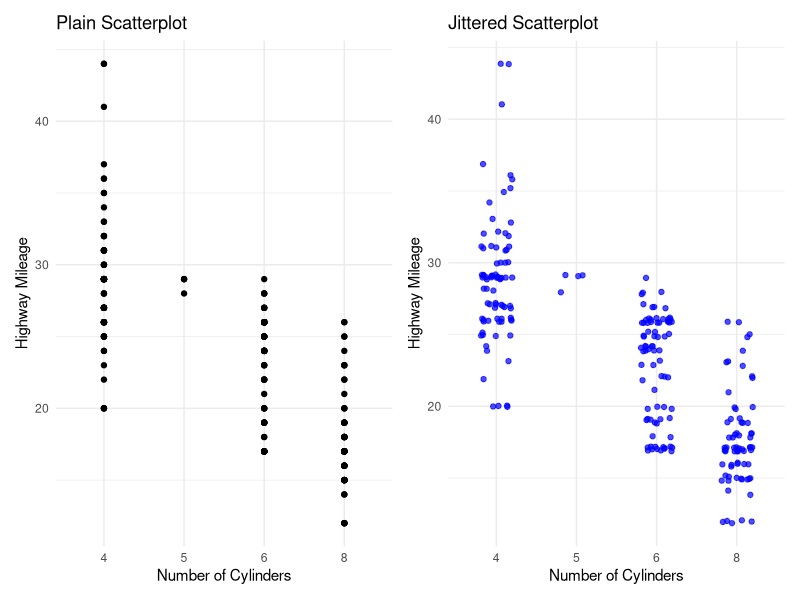

Write the R code that produced this figure.
library(ggplot2)
library(patchwork)

data(mpg)

p1 <- ggplot(
  mpg,
  aes(x = factor(cyl), y = hwy)
) +
  geom_point() +
  labs(
    title = "Plain Scatterplot",
    x = "Number of Cylinders",
    y = "Highway Mileage"
  ) +
  theme_minimal()

p2 <- ggplot(
  mpg,
  aes(x = factor(cyl), y = hwy)
) +
  geom_jitter(
    width = 0.2,
    height = 0.2,
    colour = "blue",
    alpha = 0.7
  ) +
  labs(
    title = "Jittered Scatterplot",
    x = "Number of Cylinders",
    y = "Highway Mileage"
  ) +
  theme_minimal()

p1 + p2
